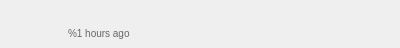
<?xml version="1.0" encoding="UTF-8"?>
<ui version="4.0">
 <class>RecentFile</class>
 <widget class="QWidget" name="RecentFile">
  <property name="geometry">
   <rect>
    <x>0</x>
    <y>0</y>
    <width>400</width>
    <height>48</height>
   </rect>
  </property>
  <property name="sizePolicy">
   <sizepolicy hsizetype="Preferred" vsizetype="Preferred">
    <horstretch>0</horstretch>
    <verstretch>0</verstretch>
   </sizepolicy>
  </property>
  <property name="minimumSize">
   <size>
    <width>400</width>
    <height>48</height>
   </size>
  </property>
  <property name="maximumSize">
   <size>
    <width>400</width>
    <height>48</height>
   </size>
  </property>
  <property name="windowTitle">
   <string/>
  </property>
  <property name="styleSheet">
   <string notr="true">#RecentFile
{
   border-bottom: 2px solid rgb(241, 240, 240);
}




</string>
  </property>
  <layout class="QHBoxLayout" name="horizontalLayout">
   <property name="spacing">
    <number>0</number>
   </property>
   <property name="leftMargin">
    <number>2</number>
   </property>
   <property name="topMargin">
    <number>0</number>
   </property>
   <property name="rightMargin">
    <number>1</number>
   </property>
   <property name="bottomMargin">
    <number>0</number>
   </property>
   <item>
    <widget class="QPushButton" name="lFileType">
     <property name="sizePolicy">
      <sizepolicy hsizetype="Fixed" vsizetype="Fixed">
       <horstretch>0</horstretch>
       <verstretch>0</verstretch>
      </sizepolicy>
     </property>
     <property name="minimumSize">
      <size>
       <width>59</width>
       <height>48</height>
      </size>
     </property>
     <property name="maximumSize">
      <size>
       <width>59</width>
       <height>48</height>
      </size>
     </property>
     <property name="styleSheet">
      <string notr="true">#lFileType
{
	border-bottom: 2px solid rgb(241, 240, 240);
	padding-left: 16px;
}</string>
     </property>
     <property name="text">
      <string/>
     </property>
     <property name="iconSize">
      <size>
       <width>48</width>
       <height>48</height>
      </size>
     </property>
     <property name="flat">
      <bool>true</bool>
     </property>
    </widget>
   </item>
   <item>
    <widget class="QWidget" name="wText" native="true">
     <property name="minimumSize">
      <size>
       <width>288</width>
       <height>48</height>
      </size>
     </property>
     <property name="maximumSize">
      <size>
       <width>288</width>
       <height>48</height>
      </size>
     </property>
     <property name="contextMenuPolicy">
      <enum>Qt::CustomContextMenu</enum>
     </property>
     <property name="styleSheet">
      <string notr="true">#wText
{
	 border-bottom: 2px solid rgb(241, 240, 240);
}</string>
     </property>
     <layout class="QVBoxLayout" name="verticalLayout">
      <property name="spacing">
       <number>0</number>
      </property>
      <property name="leftMargin">
       <number>7</number>
      </property>
      <property name="topMargin">
       <number>6</number>
      </property>
      <property name="bottomMargin">
       <number>6</number>
      </property>
      <item>
       <widget class="QLabel" name="lFileName">
        <property name="sizePolicy">
         <sizepolicy hsizetype="Preferred" vsizetype="Preferred">
          <horstretch>0</horstretch>
          <verstretch>0</verstretch>
         </sizepolicy>
        </property>
        <property name="minimumSize">
         <size>
          <width>270</width>
          <height>0</height>
         </size>
        </property>
        <property name="maximumSize">
         <size>
          <width>270</width>
          <height>16777215</height>
         </size>
        </property>
        <property name="styleSheet">
         <string notr="true">#lFileName
{
font: &quot;Helvetica&quot;;
font-size: 12px;
font-weight: normal;
color: #333333;
}
</string>
        </property>
        <property name="text">
         <string/>
        </property>
       </widget>
      </item>
      <item>
       <widget class="QLabel" name="lTime">
        <property name="styleSheet">
         <string notr="true">#lTime
{
font: &quot;Helvetica&quot;;
font-size: 10px;
font-weight: normal;
color: #666666;
}</string>
        </property>
        <property name="text">
         <string>%1 hours ago</string>
        </property>
       </widget>
      </item>
     </layout>
    </widget>
   </item>
   <item>
    <widget class="QWidget" name="s1" native="true">
     <property name="minimumSize">
      <size>
       <width>7</width>
       <height>48</height>
      </size>
     </property>
     <property name="maximumSize">
      <size>
       <width>7</width>
       <height>48</height>
      </size>
     </property>
     <property name="styleSheet">
      <string notr="true">#s1
{
 border-bottom: 2px solid rgb(241, 240, 240);
}</string>
     </property>
    </widget>
   </item>
   <item>
    <widget class="QWidget" name="v" native="true">
     <property name="minimumSize">
      <size>
       <width>30</width>
       <height>48</height>
      </size>
     </property>
     <property name="maximumSize">
      <size>
       <width>30</width>
       <height>48</height>
      </size>
     </property>
     <property name="styleSheet">
      <string notr="true">#v
{ 
border-bottom: 2px solid rgb(241, 240, 240);
}</string>
     </property>
     <layout class="QVBoxLayout" name="verticalLayout_2">
      <property name="spacing">
       <number>0</number>
      </property>
      <property name="leftMargin">
       <number>2</number>
      </property>
      <property name="topMargin">
       <number>0</number>
      </property>
      <property name="rightMargin">
       <number>0</number>
      </property>
      <property name="bottomMargin">
       <number>0</number>
      </property>
      <item>
       <widget class="QPushButton" name="pArrow">
        <property name="sizePolicy">
         <sizepolicy hsizetype="Maximum" vsizetype="Maximum">
          <horstretch>0</horstretch>
          <verstretch>0</verstretch>
         </sizepolicy>
        </property>
        <property name="minimumSize">
         <size>
          <width>24</width>
          <height>24</height>
         </size>
        </property>
        <property name="maximumSize">
         <size>
          <width>16777215</width>
          <height>16777215</height>
         </size>
        </property>
        <property name="toolTip">
         <string>Get MEGA link</string>
        </property>
        <property name="styleSheet">
         <string notr="true">QPushButton
{
	image: url(://images/tray_share_ico.png);

}
QPushButton:hover
{
	image: url(://images/tray_share_over_ico.png);

}</string>
        </property>
        <property name="text">
         <string/>
        </property>
        <property name="iconSize">
         <size>
          <width>24</width>
          <height>24</height>
         </size>
        </property>
        <property name="flat">
         <bool>true</bool>
        </property>
       </widget>
      </item>
     </layout>
    </widget>
   </item>
   <item>
    <widget class="QWidget" name="s2" native="true">
     <property name="minimumSize">
      <size>
       <width>16</width>
       <height>48</height>
      </size>
     </property>
     <property name="maximumSize">
      <size>
       <width>16</width>
       <height>48</height>
      </size>
     </property>
     <property name="styleSheet">
      <string notr="true">#s2
{
	 border-bottom: 2px solid rgb(241, 240, 240);
}</string>
     </property>
    </widget>
   </item>
  </layout>
 </widget>
 <resources/>
 <connections/>
</ui>
